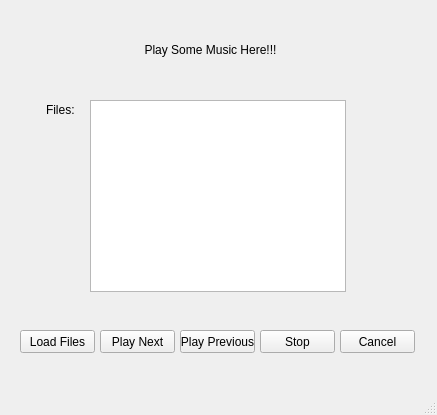
<?xml version="1.0" encoding="UTF-8"?>
<ui version="4.0">
 <class>Music</class>
 <widget class="QMainWindow" name="Music">
  <property name="geometry">
   <rect>
    <x>0</x>
    <y>0</y>
    <width>437</width>
    <height>415</height>
   </rect>
  </property>
  <property name="windowTitle">
   <string>MainWindow</string>
  </property>
  <widget class="QWidget" name="centralwidget">
   <widget class="QListWidget" name="listWidget">
    <property name="geometry">
     <rect>
      <x>90</x>
      <y>100</y>
      <width>256</width>
      <height>192</height>
     </rect>
    </property>
   </widget>
   <widget class="QLabel" name="label">
    <property name="geometry">
     <rect>
      <x>120</x>
      <y>40</y>
      <width>181</width>
      <height>20</height>
     </rect>
    </property>
    <property name="text">
     <string>Play Some Music Here!!!</string>
    </property>
    <property name="alignment">
     <set>Qt::AlignCenter</set>
    </property>
   </widget>
   <widget class="QLabel" name="label_2">
    <property name="geometry">
     <rect>
      <x>46</x>
      <y>100</y>
      <width>31</width>
      <height>20</height>
     </rect>
    </property>
    <property name="text">
     <string>Files:</string>
    </property>
   </widget>
   <widget class="QPushButton" name="pushButton">
    <property name="geometry">
     <rect>
      <x>20</x>
      <y>330</y>
      <width>75</width>
      <height>23</height>
     </rect>
    </property>
    <property name="text">
     <string>Load Files</string>
    </property>
   </widget>
   <widget class="QPushButton" name="pushButton_2">
    <property name="geometry">
     <rect>
      <x>100</x>
      <y>330</y>
      <width>75</width>
      <height>23</height>
     </rect>
    </property>
    <property name="text">
     <string>Play Next</string>
    </property>
   </widget>
   <widget class="QPushButton" name="pushButton_3">
    <property name="geometry">
     <rect>
      <x>180</x>
      <y>330</y>
      <width>75</width>
      <height>23</height>
     </rect>
    </property>
    <property name="text">
     <string>Play Previous</string>
    </property>
   </widget>
   <widget class="QPushButton" name="pushButton_4">
    <property name="geometry">
     <rect>
      <x>260</x>
      <y>330</y>
      <width>75</width>
      <height>23</height>
     </rect>
    </property>
    <property name="text">
     <string>Stop</string>
    </property>
   </widget>
   <widget class="QPushButton" name="pushButton_5">
    <property name="geometry">
     <rect>
      <x>340</x>
      <y>330</y>
      <width>75</width>
      <height>23</height>
     </rect>
    </property>
    <property name="text">
     <string>Cancel</string>
    </property>
   </widget>
  </widget>
  <widget class="QStatusBar" name="statusbar"/>
 </widget>
 <resources/>
 <connections/>
</ui>
